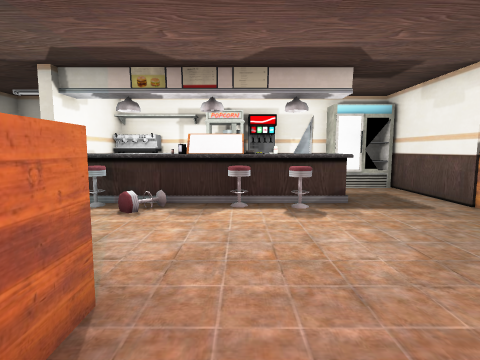
[1] (above)

16 first-person views from a walk through a scene from a Unity 3-D project. The camera is 1.4 m above the floor, tilts 6° down and sees 80° across. Doors are open. The floor is counted in squares, 1 m on a side. Each view is taken from the middle of a square. On the plan, view 1 faces up. The plan holds only what a view shows up to about 14 squares ahead; the rest is blank. The place goes on beyond the plan. The player character is not drawn. Some animated figures are left out.

[2]
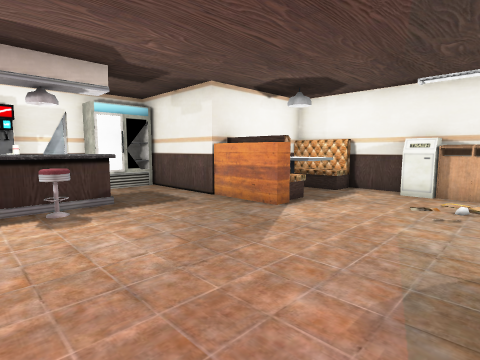

[3]
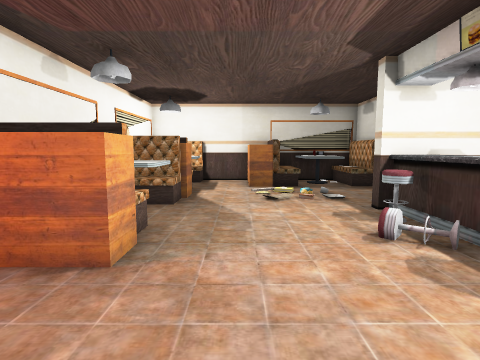

[4]
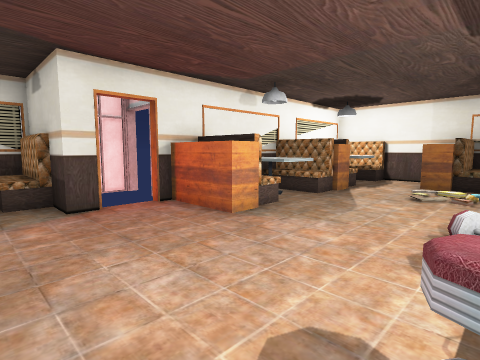

[5]
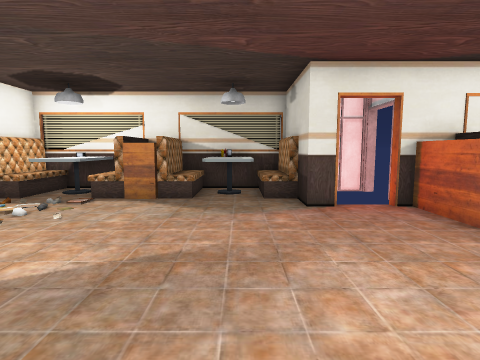

[6]
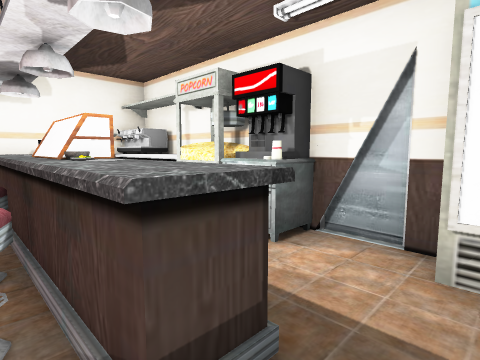

[7]
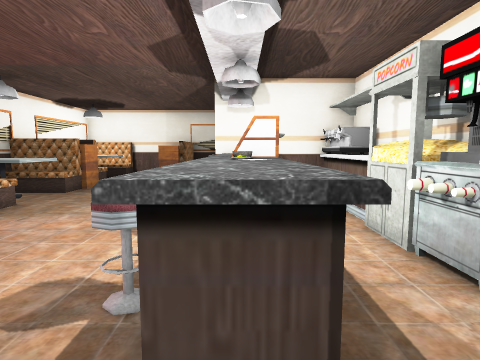

[8]
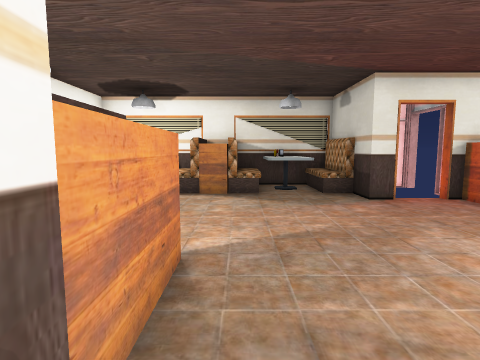

[9]
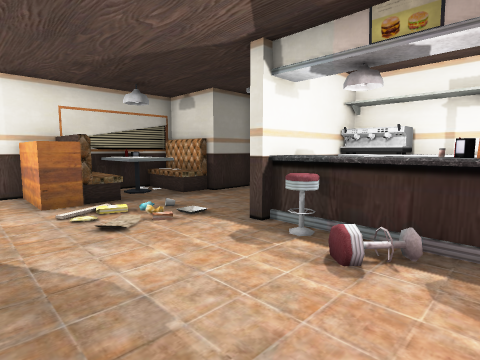

[10]
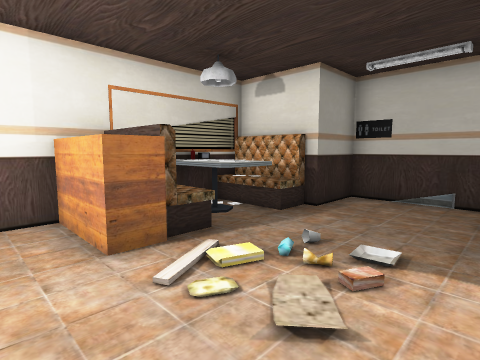

[11]
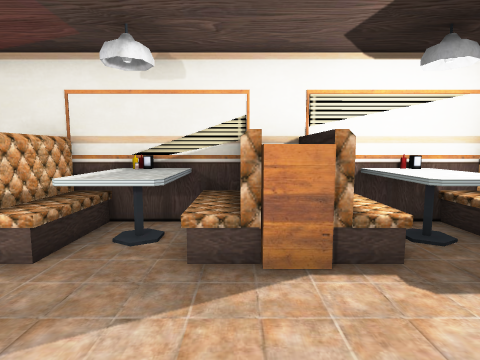

[12]
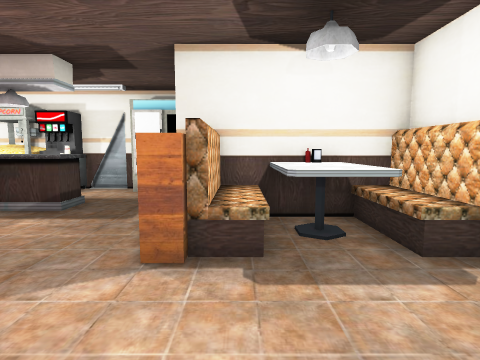

[13]
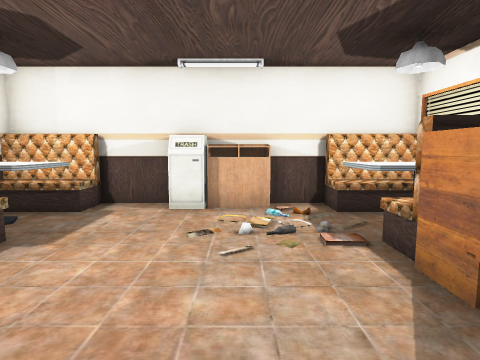

[14]
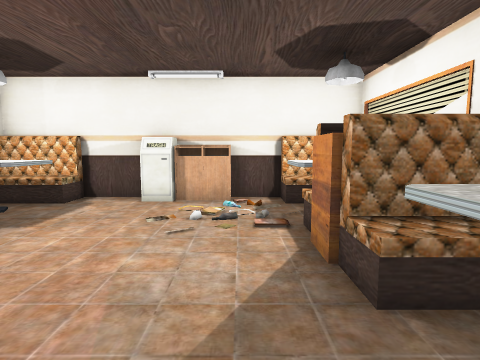

[15]
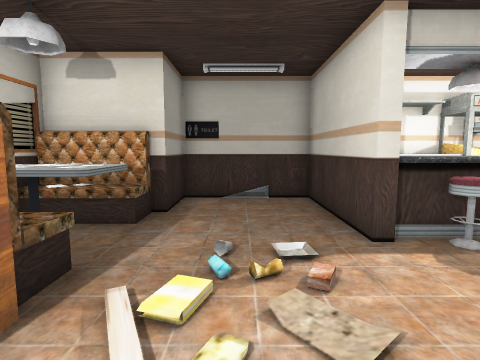

[16]
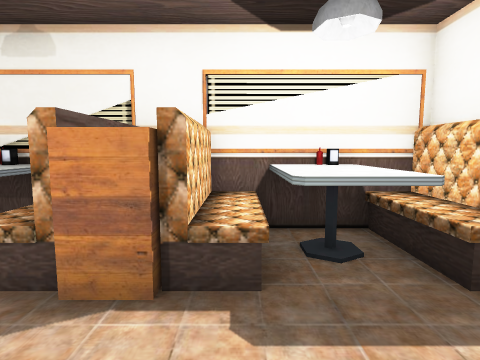

### Floor plan
Key: @ floor where view 1 was taken; # wall or solid block; . floor; / step, stairs or slope; D open door; = window, fence, low wall or low ledge; ^ raised ledge; O other object.
Columns run from 11 left of view 1 to 11 right of it. Each row starts with its distance up from view 1.
 12   ^^### #######
 11   #...###^###..OO#
 10   #...###.#=#...D#
  9 ##^...#    ......#
  8 OOO...#^^O##^^^..#
  7 OO#./.#OO..OO#...#^#O^
  6 ^^^.//.. O.......#^OO#
  5 ###/.............#=O###
  4 ###...................#
  3 #....................##
  2 ##O^##OO^##..........##
  1 #OO^##OO^##........O.^#
  0 ###########@#........##
 -1           ###^OO##^O###
 -2            # ^OO^#^OO#
 -3              ^OO^#^OO#

Where each view was taken, in squares from view 1:
view 1: 0 up, 0 right, facing up
view 2: 0 up, 0 right, facing up-right
view 3: 4 up, 2 right, facing left
view 4: 7 up, 3 right, facing down-left
view 5: 7 up, 3 right, facing down
view 6: 7 up, 4 right, facing up-left
view 7: 8 up, 4 right, facing left
view 8: 8 up, 5 right, facing down
view 9: 3 up, 1 left, facing up-left
view 10: 3 up, 5 left, facing up-left
view 11: 6 up, 6 left, facing down
view 12: 1 up, 7 right, facing up
view 13: 1 up, 3 right, facing right
view 14: 0 up, 2 right, facing right
view 15: 3 up, 7 left, facing up
view 16: 5 up, 8 left, facing down
